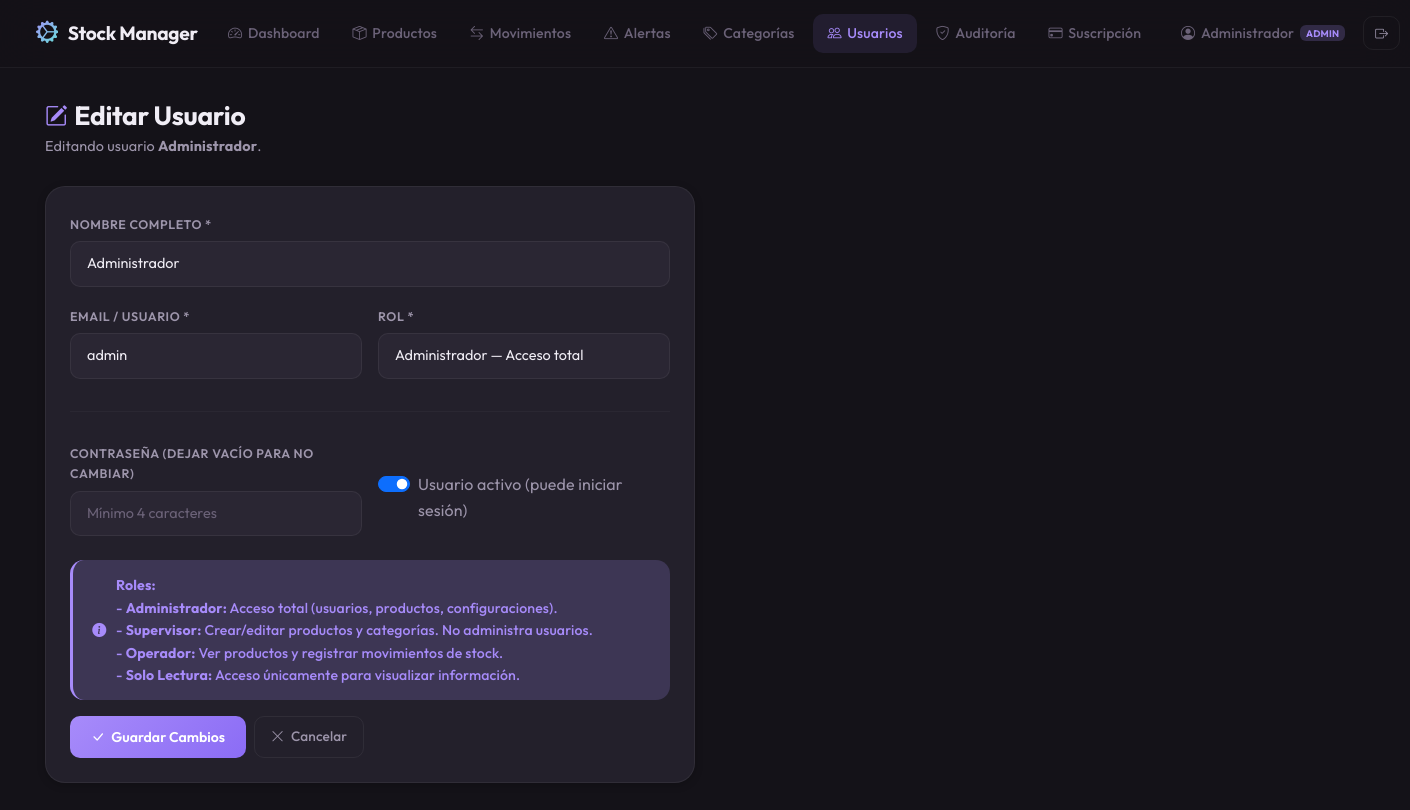
The page /usuarios/1/editar (signed in) on the database its author committed.
### app/models/usuario.py (models this page shows, shortened)
class Usuario(UserMixin, db.Model):
    __tablename__ = 'usuarios'
    id = db.Column(db.Integer, primary_key=True)
    nombre = db.Column(db.String(100), nullable=False)
    email = db.Column(db.String(120), unique=True, nullable=False)
    password_hash = db.Column(db.String(256), nullable=False)
    rol = db.Column(db.String(50), default='Operador')
    activo = db.Column(db.Boolean, default=True)
    fecha_creacion = db.Column(db.DateTime, default=datetime.utcnow)
    ultimo_login = db.Column(db.DateTime, nullable=True)
    empresa_id = db.Column(db.Integer, db.ForeignKey('empresas.id'), nullable=True, index=True)

### app/routes/usuarios.py (the view, shortened to what this page needs)
@usuarios_bp.route('/usuarios/<int:id>/editar', methods=['GET', 'POST'])
@login_required
@admin_required
def usuario_editar(id):
    empresa_id = get_empresa_id()
    usuario = Usuario.query.filter_by(id=id, empresa_id=empresa_id).first_or_404()
    return render_template('usuarios/formulario.html', usuario=usuario, accion='Editar')

### app/utils/security.py (called while the page is built)
def get_empresa_id():
    if not current_user.is_authenticated:
        abort(401)
    if current_user.rol == 'SuperAdmin':
        return current_user.empresa_id
    if not current_user.empresa_id:
        abort(403, description='El usuario no tiene una empresa asignada.')
    return current_user.empresa_id

### app/templates/usuarios/formulario.html (shortened to what this page needs)
{% extends "base.html" %}
{% block content %}
<div class="page-header">
    <h1>
        <i class="bi bi-{% if accion == 'Nuevo' %}person-plus{% else %}pencil-square{% endif %} text-accent-blue"></i>
        {{ accion }} Usuario
    </h1>
    <p class="subtitle">
        {% if accion == 'Nuevo' %}
            Completá los datos para crear un nuevo usuario.
        {% else %}
            Editando usuario <strong>{{ usuario.nombre }}</strong>.
        {% endif %}
    </p>
</div>
<div class="card-glass" style="max-width: 650px;">
    <div class="card-body">
        <form method="POST" id="form-usuario">
            <div class="row g-3">
                <div class="col-12">
                    <label class="form-label-custom" for="nombre">Nombre Completo *</label>
                    <input type="text" id="nombre" name="nombre"
                           class="form-control form-control-custom"
                           value="{{ usuario.nombre if usuario else '' }}"
                           placeholder="Ej: Juan Pérez" required>
                </div>
                <div class="col-md-6">
                    <label class="form-label-custom" for="email">Email / Usuario *</label>
                    <input type="text" id="email" name="email"
                           class="form-control form-control-custom"
                           value="{{ usuario.email if usuario else '' }}"
                           placeholder="Ej: juan@email.com" required>
                </div>
                <div class="col-md-6">
                    <label class="form-label-custom" for="rol">Rol *</label>
                    <select id="rol" name="rol" class="form-control form-select-custom">
                        <option value="Administrador" {% if usuario and usuario.rol == 'Administrador' %}selected{% endif %}>
                            Administrador — Acceso total
                        </option>
                    </select>
                </div>
                <div class="col-12"><hr style="border-color: var(--border-color); opacity: 0.5;"></div>
                <div class="col-md-6">
                    <label class="form-label-custom" for="password">
                        Contraseña {% if accion == 'Nuevo' %}*{% else %}(dejar vacío para no cambiar){% endif %}
                    </label>
                    <input type="password" id="password" name="password"
                           class="form-control form-control-custom"
                           placeholder="Mínimo 4 caracteres"
                           minlength="4">
                </div>
                <div class="col-md-6 d-flex align-items-end">
                    <div class="form-check form-switch" style="padding-bottom: 0.7rem;">
                        <input class="form-check-input" type="checkbox" id="activo" name="activo"
                               {% if not usuario or usuario.activo %}checked{% endif %}
                               style="cursor: pointer;">
                        <label class="form-check-label" for="activo" style="color: var(--text-secondary); cursor: pointer;">
                            Usuario activo (puede iniciar sesión)
                        </label>
                    </div>
                </div>
            </div>
            <div class="alert-custom info mt-4" style="animation: none;">
                <i class="bi bi-info-circle-fill"></i>
                <div>
                    <strong>Roles:</strong><br>
                    - <strong>Administrador:</strong> Acceso total (usuarios, productos, configuraciones).<br>
                    - <strong>Supervisor:</strong> Crear/editar productos y categorías. No administra usuarios.<br>
                    - <strong>Operador:</strong> Ver productos y registrar movimientos de stock.<br>
                    - <strong>Solo Lectura:</strong> Acceso únicamente para visualizar información.
                </div>
            </div>
            <div class="d-flex gap-2 mt-3 flex-wrap">
                <button type="submit" class="btn-primary-custom">
                    <i class="bi bi-check-lg"></i>
                    {% if accion == 'Nuevo' %}Crear Usuario{% else %}Guardar Cambios{% endif %}
                </button>
                <a href="{{ url_for('usuarios_bp.usuarios_lista') }}" class="btn-outline-custom">
                    <i class="bi bi-x-lg"></i> Cancelar
                </a>
            </div>
        </form>
    </div>
</div>
{% endblock %}

### app/templates/base.html (shortened to what this page needs)
<!DOCTYPE html>
<html lang="es" data-bs-theme="dark">
<head>
    <link href="https://cdn.jsdelivr.net/npm/bootstrap@5.3.3/dist/css/bootstrap.min.css" rel="stylesheet">
    <link href="https://cdn.jsdelivr.net/npm/bootstrap-icons@1.11.3/font/bootstrap-icons.min.css" rel="stylesheet">
    <link href="{{ url_for('static', filename='css/style.css') }}" rel="stylesheet">
</head>
<body>
    <nav class="navbar navbar-expand-lg navbar-custom">
        <div class="container-fluid">
            <a class="navbar-brand" href="{{ url_for('dashboard_bp.dashboard') }}">
                <span class="brand-icon"><i class="bi bi-gear-wide-connected"></i></span>
                Stock Manager
            </a>
            <div class="collapse navbar-collapse" id="navbarNav">
                <ul class="navbar-nav ms-auto gap-1">
                    <li class="nav-item">
                        <a class="nav-link {% if request.endpoint == 'dashboard' %}active{% endif %}"
                           href="{{ url_for('dashboard_bp.dashboard') }}">
                            <i class="bi bi-speedometer2"></i> Dashboard
                        </a>
                    </li>
                    <li class="nav-item">
                        <a class="nav-link {% if request.endpoint and 'producto' in request.endpoint %}active{% endif %}"
                           href="{{ url_for('productos_bp.productos_lista') }}">
                            <i class="bi bi-box-seam"></i> Productos
                        </a>
                    </li>
                    <li class="nav-item">
                        <a class="nav-link {% if request.endpoint == 'movimientos_lista' %}active{% endif %}"
                           href="{{ url_for('movimientos_bp.movimientos_lista') }}">
                            <i class="bi bi-arrow-left-right"></i> Movimientos
                        </a>
                    </li>
                    <li class="nav-item">
                        <a class="nav-link {% if request.endpoint == 'alertas' %}active{% endif %}"
                           href="{{ url_for('dashboard_bp.alertas') }}">
                            <i class="bi bi-exclamation-triangle"></i> Alertas
                        </a>
                    </li>
                    {% if current_user.is_authenticated and current_user.rol in ['Administrador', 'Supervisor'] %}
                    <li class="nav-item">
                        <a class="nav-link {% if request.endpoint and 'categoria' in request.endpoint %}active{% endif %}"
                           href="{{ url_for('categorias_bp.categorias_lista') }}">
                            <i class="bi bi-tags"></i> Categorías
                        </a>
                    </li>
                    {% if current_user.rol == 'Administrador' %}
                    <li class="nav-item">
                        <a class="nav-link {% if request.endpoint and 'usuario' in request.endpoint %}active{% endif %}"
                           href="{{ url_for('usuarios_bp.usuarios_lista') }}">
                            <i class="bi bi-people"></i> Usuarios
                        </a>
                    </li>
                    <li class="nav-item">
                        <a class="nav-link {% if request.endpoint and 'auditoria' in request.endpoint %}active{% endif %}"
                           href="{{ url_for('auditoria_bp.auditoria_lista') }}">
                            <i class="bi bi-shield-check"></i> Auditoría
                        </a>
                    </li>
                    <li class="nav-item">
                        <a class="nav-link {% if request.endpoint and 'billing' in request.endpoint %}active{% endif %}"
                           href="{{ url_for('billing_bp.index') }}">
                            <i class="bi bi-credit-card"></i> Suscripción
                        </a>
                    </li>
                    {% endif %}
                    {% endif %}
                </ul>
                {% if current_user.is_authenticated %}
                <div class="d-flex align-items-center gap-2 ms-lg-3 mt-2 mt-lg-0">
                    <span class="nav-link" style="cursor: default; padding: 0.4rem 0.6rem !important;">
                        <i class="bi bi-person-circle"></i>
                        <span class="d-none d-md-inline">{{ current_user.nombre }}</span>
                        {% if current_user.rol == 'Administrador' %}
                            <span class="badge" style="background: var(--accent-primary-glow); color: var(--accent-primary); font-size: 0.6rem; vertical-align: middle;">ADMIN</span>
                        {% elif current_user.rol == 'Supervisor' %}
                            <span class="badge" style="background: rgba(14, 165, 233, 0.1); color: #38bdf8; font-size: 0.6rem; vertical-align: middle;">SUPER</span>
                        {% elif current_user.rol == 'SuperAdmin' %}
                            <span class="badge bg-warning text-dark" style="font-size: 0.6rem; vertical-align: middle;">OWNER</span>
                        {% endif %}
                    </span>
                    <a href="{{ url_for('auth_bp.logout') }}" class="btn-outline-custom btn-sm-custom" title="Cerrar sesión">
                        <i class="bi bi-box-arrow-right"></i>
                    </a>
                </div>
                {% endif %}
            </div>
        </div>
    </nav>
    <div class="main-content" style="padding-bottom: 0;">
    </div>
    <div class="main-content fade-in" style="padding-top: 0;">
        {% block content %}{% endblock %}
    </div>
</body>
</html>

### rows shown on the page
Usuario: nombre "Administrador", email "admin", rol "Administrador — Acceso total", activo "☑"

### other values the page prints
{{ accion }} "Editar"
